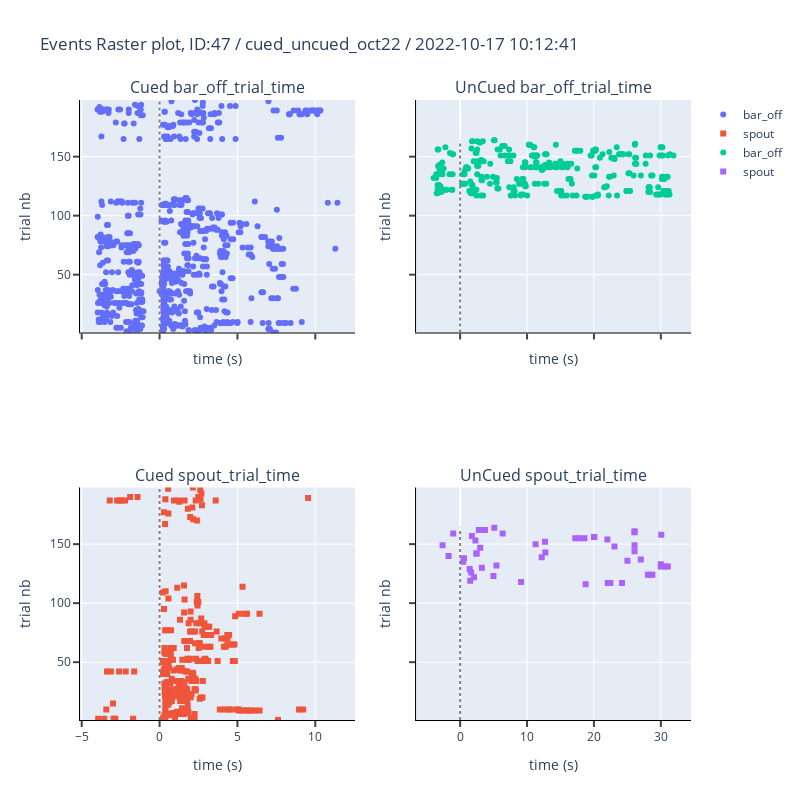
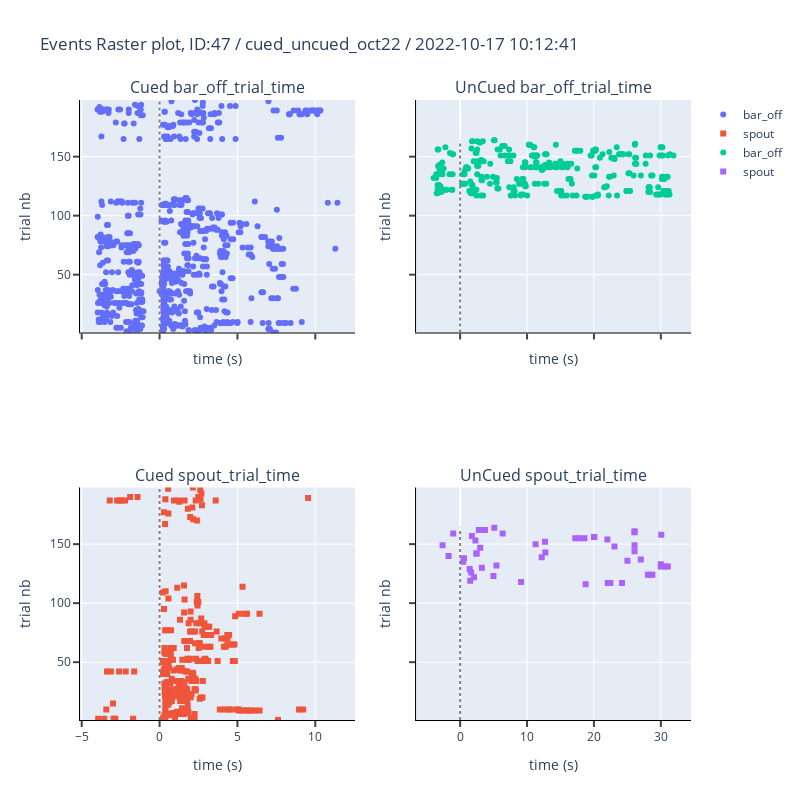

The cell these charts' notebook holds for them, in order:
### Code cell
exp_cohort_subset.sessions[9].plot_trials(['bar_off','spout'])

### Figure 1 — Plotly figure (JSON) as saved in the notebook; plotly's stock layout.template omitted (floating-point values rounded to 4 significant figures; data arrays with more than 128 entries replaced by an {"elided": "..."} marker saying what was removed)
{"data": [{"marker": {"symbol": "circle"}, "mode": "markers", "name": "bar_off", "type": "scatter", "x": {"elided": "744 float values"}, "xaxis": "x", "y": {"elided": "744 int values"}, "yaxis": "y"}, {"marker": {"symbol": "square"}, "mode": "markers", "name": "spout", "type": "scatter", "x": {"elided": "287 float values"}, "xaxis": "x3", "y": {"elided": "287 int values"}, "yaxis": "y3"}, {"marker": {"symbol": "circle"}, "mode": "markers", "name": "bar_off", "type": "scatter", "x": {"elided": "310 float values"}, "xaxis": "x2", "y": {"elided": "310 int values"}, "yaxis": "y2"}, {"marker": {"symbol": "square"}, "mode": "markers", "name": "spout", "type": "scatter", "x": [18.76, 22.07, 22.36, 22.37, 22.39, 22.46, 24.19, 9.111, 1.51, 2.076, 4.978, 28.07, 28.46, 28.73, 1.646, 1.426, 3.247, 30, 30.7, 31.04, 5.429, 30.0, 0.459, 25, 27, 0.579, 12.19, -1.729, 2.428, 2.463, 12.73, 26.07, 2.997, 23.07, -2.628, 26.07, 11.28, 12.68, 2.283, 22.01, 17.21, 17.77, 18.57, 20, 20.06, 1.763, 30.07, -1.032, 6.356, 26.07, 26.06, 2.797, 3.287, 3.711, 5.103], "xaxis": "x4", "y": [116, 117, 117, 117, 117, 117, 117, 118, 119, 122, 123, 124, 124, 124, 126, 129, 130, 131, 131, 131, 132, 133, 135, 136, 137, 138, 139, 140, 142, 142, 143, 144, 147, 148, 149, 149, 150, 152, 153, 154, 155, 155, 155, 156, 156, 157, 158, 159, 159, 160, 161, 162, 162, 162, 164], "yaxis": "y4"}], "layout": {"annotations": [{"font": {"size": 16}, "showarrow": false, "text": "Cued bar_off_trial_time", "x": 0.225, "xanchor": "center", "xref": "paper", "y": 1, "yanchor": "bottom", "yref": "paper"}, {"font": {"size": 16}, "showarrow": false, "text": "UnCued bar_off_trial_time", "x": 0.775, "xanchor": "center", "xref": "paper", "y": 1, "yanchor": "bottom", "yref": "paper"}, {"font": {"size": 16}, "showarrow": false, "text": "Cued spout_trial_time", "x": 0.225, "xanchor": "center", "xref": "paper", "y": 0.375, "yanchor": "bottom", "yref": "paper"}, {"font": {"size": 16}, "showarrow": false, "text": "UnCued spout_trial_time", "x": 0.775, "xanchor": "center", "xref": "paper", "y": 0.375, "yanchor": "bottom", "yref": "paper"}], "height": 800, "shapes": [{"line": {"color": "Grey", "dash": "dot", "width": 2}, "type": "line", "x0": 0, "x1": 0, "xref": "x", "y0": 1, "y1": 198, "yref": "y"}, {"line": {"color": "Grey", "dash": "dot", "width": 2}, "type": "line", "x0": 0, "x1": 0, "xref": "x3", "y0": 1, "y1": 198, "yref": "y3"}, {"line": {"color": "Grey", "dash": "dot", "width": 2}, "type": "line", "x0": 0, "x1": 0, "xref": "x2", "y0": 1, "y1": 164, "yref": "y2"}, {"line": {"color": "Grey", "dash": "dot", "width": 2}, "type": "line", "x0": 0, "x1": 0, "xref": "x4", "y0": 1, "y1": 164, "yref": "y4"}], "title": {"text": "Events Raster plot, ID:47 / cued_uncued_oct22 / 2022-10-17 10:12:41"}, "width": 800, "xaxis": {"anchor": "y", "autorange": true, "domain": [0, 0.45], "linecolor": "black", "matches": "x3", "showline": true, "showticklabels": false, "tickfont": {"size": 12}, "ticklen": 6, "ticks": "outside", "tickwidth": 2, "title": {"text": "time (s)"}}, "xaxis2": {"anchor": "y2", "autorange": true, "domain": [0.55, 1], "linecolor": "black", "matches": "x4", "showline": true, "showticklabels": false, "tickfont": {"size": 12}, "ticklen": 6, "ticks": "outside", "tickwidth": 2, "title": {"text": "time (s)"}}, "xaxis3": {"anchor": "y3", "autorange": true, "domain": [0, 0.45], "linecolor": "black", "showline": true, "tickfont": {"size": 12}, "ticklen": 6, "ticks": "outside", "tickwidth": 2, "title": {"text": "time (s)"}}, "xaxis4": {"anchor": "y4", "autorange": true, "domain": [0.55, 1], "linecolor": "black", "showline": true, "tickfont": {"size": 12}, "ticklen": 6, "ticks": "outside", "tickwidth": 2, "title": {"text": "time (s)"}}, "yaxis": {"anchor": "x", "domain": [0.625, 1], "linecolor": "black", "range": [1, 198], "showgrid": true, "showline": true, "tickfont": {"size": 12}, "ticklen": 6, "ticks": "outside", "tickwidth": 2, "title": {"text": "trial nb"}}, "yaxis2": {"anchor": "x2", "domain": [0.625, 1], "linecolor": "black", "matches": "y", "range": [1, 164], "showgrid": true, "showline": true, "showticklabels": false, "tickfont": {"size": 12}, "ticklen": 6, "ticks": "outside", "tickwidth": 2, "title": {"text": "trial nb"}}, "yaxis3": {"anchor": "x3", "domain": [0, 0.375], "linecolor": "black", "range": [1, 198], "showgrid": true, "showline": true, "tickfont": {"size": 12}, "ticklen": 6, "ticks": "outside", "tickwidth": 2, "title": {"text": "trial nb"}}, "yaxis4": {"anchor": "x4", "domain": [0, 0.375], "linecolor": "black", "matches": "y3", "range": [1, 164], "showgrid": true, "showline": true, "showticklabels": false, "tickfont": {"size": 12}, "ticklen": 6, "ticks": "outside", "tickwidth": 2, "title": {"text": "trial nb"}}}}

### Figure 2 — Plotly figure (JSON) as saved in the notebook; plotly's stock layout.template omitted (floating-point values rounded to 4 significant figures; data arrays with more than 128 entries replaced by an {"elided": "..."} marker saying what was removed)
{"data": [{"marker": {"symbol": "circle"}, "mode": "markers", "name": "bar_off", "type": "scatter", "x": {"elided": "744 float values"}, "xaxis": "x", "y": {"elided": "744 int values"}, "yaxis": "y"}, {"marker": {"symbol": "square"}, "mode": "markers", "name": "spout", "type": "scatter", "x": {"elided": "287 float values"}, "xaxis": "x3", "y": {"elided": "287 int values"}, "yaxis": "y3"}, {"marker": {"symbol": "circle"}, "mode": "markers", "name": "bar_off", "type": "scatter", "x": {"elided": "310 float values"}, "xaxis": "x2", "y": {"elided": "310 int values"}, "yaxis": "y2"}, {"marker": {"symbol": "square"}, "mode": "markers", "name": "spout", "type": "scatter", "x": [18.76, 22.07, 22.36, 22.37, 22.39, 22.46, 24.19, 9.111, 1.51, 2.076, 4.978, 28.07, 28.46, 28.73, 1.646, 1.426, 3.247, 30, 30.7, 31.04, 5.429, 30.0, 0.459, 25, 27, 0.579, 12.19, -1.729, 2.428, 2.463, 12.73, 26.07, 2.997, 23.07, -2.628, 26.07, 11.28, 12.68, 2.283, 22.01, 17.21, 17.77, 18.57, 20, 20.06, 1.763, 30.07, -1.032, 6.356, 26.07, 26.06, 2.797, 3.287, 3.711, 5.103], "xaxis": "x4", "y": [116, 117, 117, 117, 117, 117, 117, 118, 119, 122, 123, 124, 124, 124, 126, 129, 130, 131, 131, 131, 132, 133, 135, 136, 137, 138, 139, 140, 142, 142, 143, 144, 147, 148, 149, 149, 150, 152, 153, 154, 155, 155, 155, 156, 156, 157, 158, 159, 159, 160, 161, 162, 162, 162, 164], "yaxis": "y4"}], "layout": {"annotations": [{"font": {"size": 16}, "showarrow": false, "text": "Cued bar_off_trial_time", "x": 0.225, "xanchor": "center", "xref": "paper", "y": 1, "yanchor": "bottom", "yref": "paper"}, {"font": {"size": 16}, "showarrow": false, "text": "UnCued bar_off_trial_time", "x": 0.775, "xanchor": "center", "xref": "paper", "y": 1, "yanchor": "bottom", "yref": "paper"}, {"font": {"size": 16}, "showarrow": false, "text": "Cued spout_trial_time", "x": 0.225, "xanchor": "center", "xref": "paper", "y": 0.375, "yanchor": "bottom", "yref": "paper"}, {"font": {"size": 16}, "showarrow": false, "text": "UnCued spout_trial_time", "x": 0.775, "xanchor": "center", "xref": "paper", "y": 0.375, "yanchor": "bottom", "yref": "paper"}], "height": 800, "shapes": [{"line": {"color": "Grey", "dash": "dot", "width": 2}, "type": "line", "x0": 0, "x1": 0, "xref": "x", "y0": 1, "y1": 198, "yref": "y"}, {"line": {"color": "Grey", "dash": "dot", "width": 2}, "type": "line", "x0": 0, "x1": 0, "xref": "x3", "y0": 1, "y1": 198, "yref": "y3"}, {"line": {"color": "Grey", "dash": "dot", "width": 2}, "type": "line", "x0": 0, "x1": 0, "xref": "x2", "y0": 1, "y1": 164, "yref": "y2"}, {"line": {"color": "Grey", "dash": "dot", "width": 2}, "type": "line", "x0": 0, "x1": 0, "xref": "x4", "y0": 1, "y1": 164, "yref": "y4"}], "title": {"text": "Events Raster plot, ID:47 / cued_uncued_oct22 / 2022-10-17 10:12:41"}, "width": 800, "xaxis": {"anchor": "y", "autorange": true, "domain": [0, 0.45], "linecolor": "black", "matches": "x3", "showline": true, "showticklabels": false, "tickfont": {"size": 12}, "ticklen": 6, "ticks": "outside", "tickwidth": 2, "title": {"text": "time (s)"}}, "xaxis2": {"anchor": "y2", "autorange": true, "domain": [0.55, 1], "linecolor": "black", "matches": "x4", "showline": true, "showticklabels": false, "tickfont": {"size": 12}, "ticklen": 6, "ticks": "outside", "tickwidth": 2, "title": {"text": "time (s)"}}, "xaxis3": {"anchor": "y3", "autorange": true, "domain": [0, 0.45], "linecolor": "black", "showline": true, "tickfont": {"size": 12}, "ticklen": 6, "ticks": "outside", "tickwidth": 2, "title": {"text": "time (s)"}}, "xaxis4": {"anchor": "y4", "autorange": true, "domain": [0.55, 1], "linecolor": "black", "showline": true, "tickfont": {"size": 12}, "ticklen": 6, "ticks": "outside", "tickwidth": 2, "title": {"text": "time (s)"}}, "yaxis": {"anchor": "x", "domain": [0.625, 1], "linecolor": "black", "range": [1, 198], "showgrid": true, "showline": true, "tickfont": {"size": 12}, "ticklen": 6, "ticks": "outside", "tickwidth": 2, "title": {"text": "trial nb"}}, "yaxis2": {"anchor": "x2", "domain": [0.625, 1], "linecolor": "black", "matches": "y", "range": [1, 164], "showgrid": true, "showline": true, "showticklabels": false, "tickfont": {"size": 12}, "ticklen": 6, "ticks": "outside", "tickwidth": 2, "title": {"text": "trial nb"}}, "yaxis3": {"anchor": "x3", "domain": [0, 0.375], "linecolor": "black", "range": [1, 198], "showgrid": true, "showline": true, "tickfont": {"size": 12}, "ticklen": 6, "ticks": "outside", "tickwidth": 2, "title": {"text": "trial nb"}}, "yaxis4": {"anchor": "x4", "domain": [0, 0.375], "linecolor": "black", "matches": "y3", "range": [1, 164], "showgrid": true, "showline": true, "showticklabels": false, "tickfont": {"size": 12}, "ticklen": 6, "ticks": "outside", "tickwidth": 2, "title": {"text": "trial nb"}}}}
